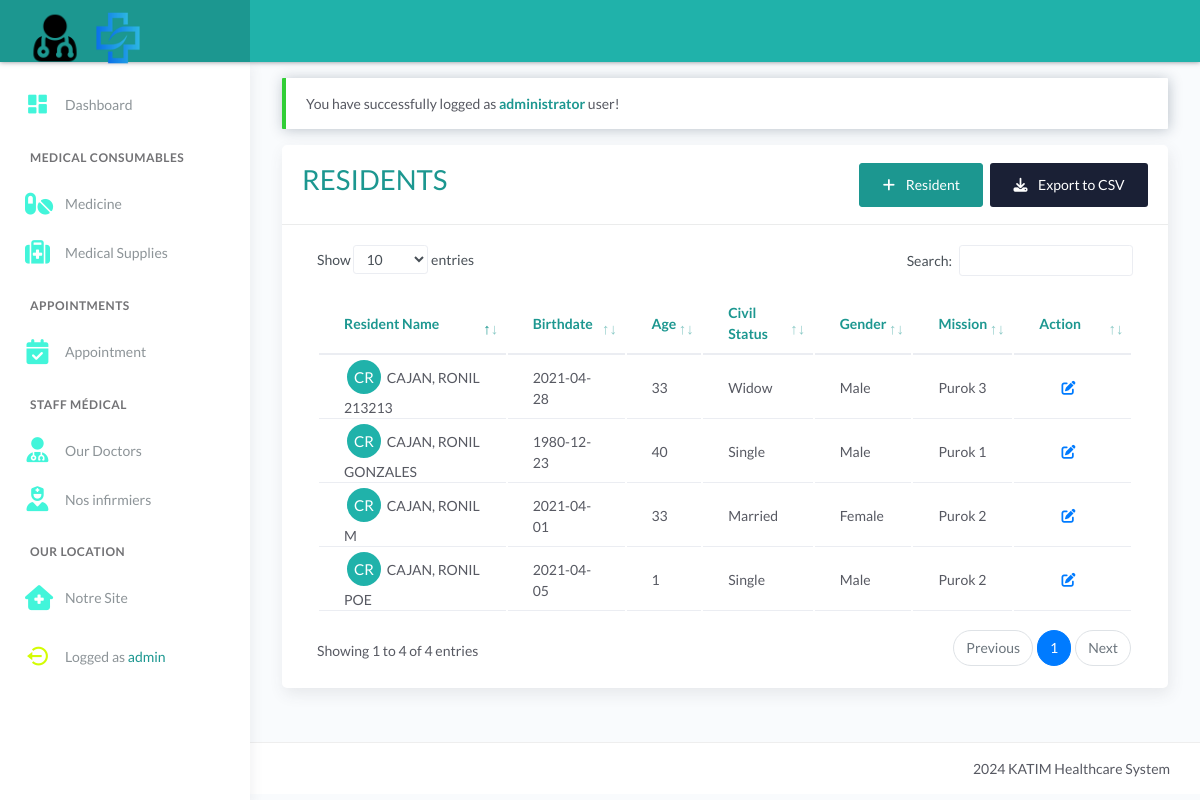
/resident.php (signed in), run on an earlier commit of the app's database.
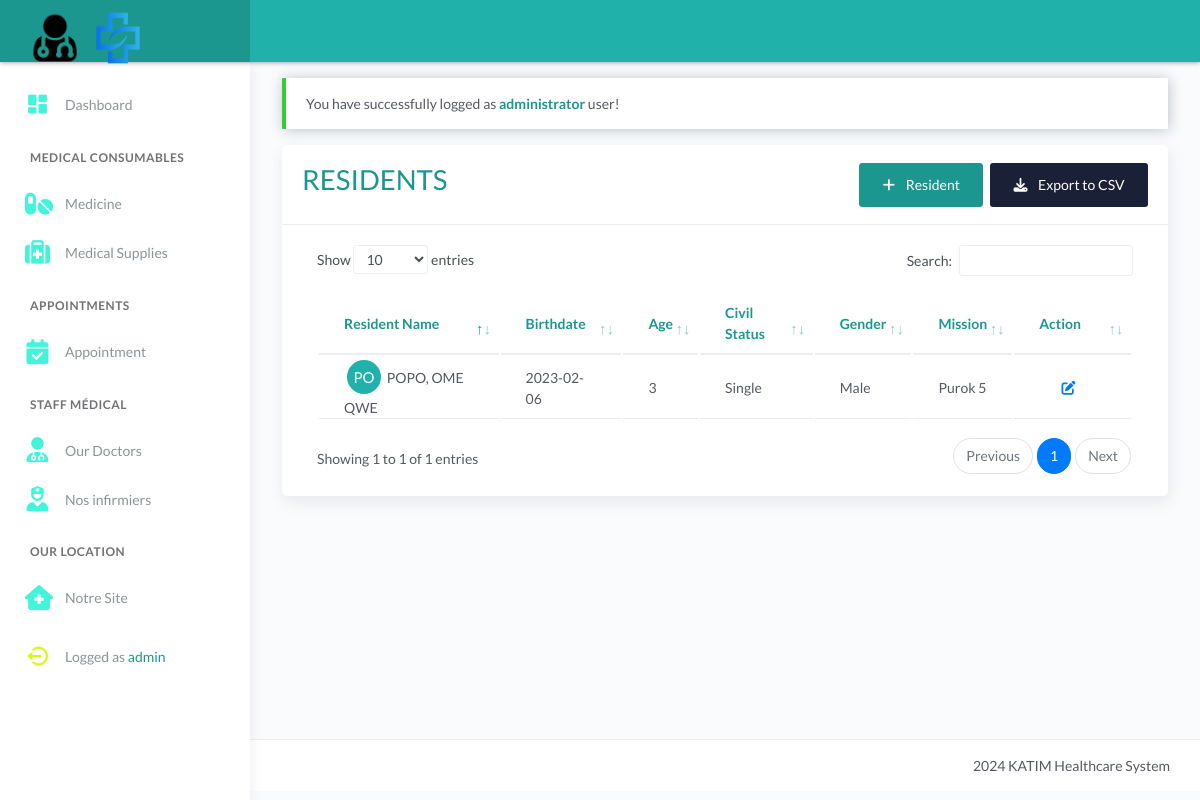
And on a later commit of the database.
### tables this page shows
CREATE TABLE `tblresident` (
  `id` int(11) NOT NULL AUTO_INCREMENT,
  `national_id` varchar(100) DEFAULT NULL,
  `citizenship` varchar(50) DEFAULT NULL,
  `picture` text DEFAULT NULL,
  `firstname` varchar(50) DEFAULT NULL,
  `middlename` varchar(50) DEFAULT NULL,
  `lastname` varchar(50) DEFAULT NULL,
  `alias` varchar(20) DEFAULT NULL,
  `birthplace` varchar(80) DEFAULT NULL,
  `birthdate` date DEFAULT NULL,
  `age` int(11) DEFAULT NULL,
  `civilstatus` varchar(20) DEFAULT NULL,
  `gender` varchar(20) DEFAULT NULL,
  `purok` varchar(50) DEFAULT NULL,
  `voterstatus` varchar(20) DEFAULT NULL,
  `identified_as` varchar(30) DEFAULT NULL,
  `phone` varchar(50) DEFAULT NULL,
  `email` varchar(50) DEFAULT NULL,
  `occupation` varchar(100) DEFAULT NULL,
  `address` text DEFAULT NULL,
  `resident_type` int(11) DEFAULT 1,
  `remarks` text DEFAULT NULL,
  PRIMARY KEY (`id`)
);

### resident.php (the view, shortened to what this page needs)
<?php include 'server/server.php' ?>
<?php
	$query = "SELECT * FROM tblresident ORDER BY id DESC";
    $result = $conn->query($query);
    $resident = array();
	while($row = $result->fetch_assoc()){
		$resident[] = $row;
	}
?>
<!DOCTYPE html>
<html lang="en">
<head>
	<?php include 'templates/header.php' ?>
</head>
<body>
	<div class="wrapper">
		<?php include 'templates/main-header.php' ?>
		<?php include 'templates/sidebar.php' ?>
		<div class="main-panel">
			<div class="content">
				<div class="page-inner">
					<div class="row mt--2">
						<div class="col-md-12">
						<?php if(isset($_SESSION['message'])): ?>
							<div class="alert alert-<?= $_SESSION['success']; ?> <?= $_SESSION['success']=='danger' ? 'bg-danger text-light' : null ?>" role="alert">
								<?php echo $_SESSION['message']; ?>
							</div>
						<?php endif ?>
                            <div class="card">
                                <div class="card-header">
									<div class="card-head-row">
										<div class="card-title text-primary">
											<h1>RESIDENTS</h1>
										</div>
                                        <div class="card-tools">
											<?php if(isset($_SESSION['username']) && $_SESSION['role']!='resident'): ?>
												<a href="resident_add_form.php" class="btn btn-primary mr-1">
													<i class="fa fa-plus mr-2"></i>
													Resident
												</a>
												<button onclick="Export()" class="btn btn-default btn-default">
													<i class="fa fa-download mr-2"></i>
													Export to CSV
												</button>
											<?php endif?>
										</div>
									</div>
								</div>
								<div class="card-body">
									<div class="table-responsive">
										<table id="tblResident" class="display table">
											<thead>
												<tr class="text-primary">
													<th scope="col">Resident Name</th>
													<th scope="col">Birthdate</th>
													<th scope="col">Age</th>
													<th scope="col">Civil Status</th>
                                                    <th scope="col">Gender</th>
													<th scope="col">Mission</th>
													<th scope="col">Action</th>
												</tr>
											</thead>
											<tbody>
												<?php if(!empty($resident)): ?>
													<?php $no=1; foreach($resident as $row): ?>
                                                        <tr>
                                                            <td>
                                                                <div class="avatar avatar-sm">
                                                                    <span class="avatar-title rounded-circle border border-white" style="background-color: lightseagreen"><?= ucwords(strtoupper($row['lastname'][0].$row['firstname'][0])) ?></span>
                                                                </div>
                                                                <?= ucwords(strtoupper($row['lastname'].', '.$row['firstname'].' '.$row['middlename'])) ?>
                                                            </td>
                                                            <td><?= $row['birthdate'] ?></td>
                                                            <td><?= $row['age'] ?></td>
                                                            <td><?= $row['civilstatus'] ?></td>
                                                            <td><?= $row['gender'] ?></td>
                                                            <td><?= $row['purok'] ?></td>
                                                            <td>
																<a href="resident_update_form.php?id=<?= $row['id'] ?>" class="btn btn-link" data-toggle="tooltip" data-placement="top" title="Update">
																	<i class="fa fa-edit mr-2"></i>
																</a>
															</td>
                                                        </tr>
													<?php $no++; endforeach ?>
												<?php endif ?>
											</tbody>
										</table>
									</div>
								</div>
							</div>
						</div>
					</div>
				</div>
			</div>
			<?php include 'templates/main-footer.php' ?>
		</div>
	</div>
</body>
</html>

### templates/header.php (shortened to what this page needs)
<link rel="stylesheet" href="assets/css/bootstrap.min.css">
<link rel="stylesheet" href="assets/css/atlantis.css">
<link rel="stylesheet" href="assets/css/custom.css">

### templates/main-header.php (shortened to what this page needs)
<div class="main-header">
    <div class="logo-header">
        <a href="dashboard.php" class="logo">
            <img src="assets/img/oo.png" style="width: 60px; height:60px;" alt="navbar brand" class="navbar-brand">
 <img
  src="assets/img/kk.png"
  style=" width:60px; height: 70px;color: red"
  alt="navbar brand"
  class="navbar-brand">
        </a>
    </div>
    <nav class="navbar navbar-header navbar-expand-lg" data-background-color="blue2"></nav>
</div>

### templates/sidebar.php (shortened to what this page needs)
<?php
function PageName() {
  return substr( $_SERVER["SCRIPT_NAME"], strrpos($_SERVER["SCRIPT_NAME"],"/") +1);
}
$current_page = PageName();
?>
<link rel="stylesheet" href="https://cdnjs.cloudflare.com/ajax/libs/font-awesome/6.5.1/css/all.min.css"/>
<link href='https://unpkg.com/boxicons@2.1.4/css/boxicons.min.css' rel='stylesheet'>
<link rel="stylesheet" href= https://cdnjs.cloudflare.com/ajax/libs/font-awesome/6.7.1/css/solid.min.css"/>
<link rel="stylesheet" href= https://cdnjs.cloudflare.com/ajax/libs/font-awesome/6.7.1/js/solid.min.js"/>
<link rel="stylesheet" href="https://cdnjs.cloudflare.com/ajax/libs/font-awesome/6.5.1/css/all.min.css" />
<div class="sidebar sidebar-style-2">
    <div class="sidebar-wrapper scrollbar scrollbar-inner">
        <div class="sidebar-content">
            <ul class="nav nav-primary">
                <li class="nav-item <?= $current_page=='dashboard.php' || $current_page=='dashboard_announcement_detail.php' ? 'active' : null ?>">
                    <a href="dashboard.php" >
                        <i style="color: #42f5da; font-size: 25px;" class='bx bxs-dashboard'></i>
                        <p>Dashboard</p>
                    </a>
                </li>
                <li class="nav-section">
                    <h4 class="text-section">MEDICAL CONSUMABLES</h4>
                </li>
                        <li class="nav-item <?= $current_page=='medicine.php' || $current_page=='medicine_add_form.php'  || $current_page=='medicine_update_form.php' ? 'active' : null ?>">
                            <a href="medicine.php" >
                                <i class="fas fa-pills" style="color: #42f5da; font-size: 25px;"></i>
                                <p>Medicine</p>
                            </a>
                        </li>
                        <li class="nav-item <?= $current_page=='supplies.php' || $current_page=='supplies_update_form.php' || $current_page=='supplies_add_form.php' ? 'active' : null ?>">
                            <a href="supplies.php" >
                                <i style="color: #42f5da; font-size: 25px;" class="fas fa-medkit"></i>
                                <p>Medical Supplies</p>
                            </a>
                        </li>
                <li class="nav-section">
                    <h4 class="text-section">APPOINTMENTS</h4>
                </li>
                        <li class="nav-item <?= $current_page=='appointment.php' || $current_page=='appointment_detail.php' || $current_page=='appointment_add_form.php' || $current_page=='appointment_update_form.php' ? 'active' : null ?>">
                            <a href="appointment.php" >
                               <i style="color: #42f5da; font-size: 25px;" class="fa-solid fa-calendar-check"></i>
                                <p>Appointment</p>
                            </a>
                        </li>
                <?php if(isset($_SESSION['username']) && $_SESSION['role']!='medical-admin'): ?>
                <li class="nav-section">
                    <h4 class="text-section">Staff Médical</h4>
                </li>
                        <li class="nav-item <?= $current_page=='officials.php' ? 'active' : null ?>">
                            <a href="officials.php" >
                           <i class="fa-solid fa-user-doctor" style="color: #42f5da; font-size: 25px;"></i>
                                <p>Our Doctors</p>
                            </a>
                        </li>
                        <li class="nav-item <?= $current_page=='nurse.php' ? 'active' : null ?>">
                             <a href="nurse.php" >
                      <i class="fa-solid fa-user-nurse" style="color: #42f5da; font-size: 25px;"></i>
                                <p>Nos infirmiers</p>
                            </a>
                        </li>
                        <?php endif ?>
                <li class="nav-section">
                    <h4 class="text-section">Our location</h4>
                </li>
                        <li class="nav-item <?= $current_page=='barangay-info.php' || $current_page=='appointment_detail.php' || $current_page=='appointment_add_form.php' || $current_page=='appointment_update_form.php' ? 'active' : null ?>">
                            <a href="barangay-info.php" >
                             <i style="color: #42f5da; font-size: 25px;" class="fa-solid fa-house-medical"></i>
                                <p>Notre Site</p>
                            </a>
                        </li>
                <li class="nav-item " style="position: relative;top: 10px; display: inline-block;">
                    <a href="model/logout.php">
                        <i class="bx bx-log-out-circle" style="color: #d3fc03; font-size: 25px;"></i>
                        <p>Logged as <span class='text-primary'><?php echo $_SESSION['username']; ?></span></p>
                    </a>
                </li>
            </ul>
        </div>
    </div>
</div>

### templates/main-footer.php (shortened to what this page needs)
<footer class="footer">
    <div class="container-fluid">
        <div class="copyright ml-auto">
            2024 KATIM Healthcare System
        </div>
    </div>
</footer>

### templates/main-header.php (style rules this page uses)
.navbar-header[data-background-color="blue2"] { background: lightseagreen !important; }
.logo-header { background: #1c9790 !important; }

### resident.php (style rules this page uses)
.text-primary, .text-primary a { color: #1c9790 !important; }
.btn-primary, .btn-primary:hover, .btn-primary:focus, .btn-primary:disabled { background: #1c9790 !important; border-color: #1c9790 !important; }

What changed in the data, as far as the page shows it:
removed tblresident: lastname+firstname "CR", lastname+firstname+middlename "CAJAN, RONIL 213213", birthdate "2021-04-28", age "33", civilstatus "Widow", gender "Male", purok "Purok 3"
removed tblresident: lastname+firstname "CR", lastname+firstname+middlename "CAJAN, RONIL M", birthdate "2021-04-01", age "33", civilstatus "Married", gender "Female", purok "Purok 2"
removed tblresident: lastname+firstname "CR", lastname+firstname+middlename "CAJAN, RONIL POE", birthdate "2021-04-05", age "1", civilstatus "Single", gender "Male", purok "Purok 2"
removed tblresident: lastname+firstname "CR", lastname+firstname+middlename "CAJAN, RONIL GONZALES", birthdate "1980-12-23", age "40", civilstatus "Single", gender "Male", purok "Purok 1"
added tblresident: lastname+firstname "PO", lastname+firstname+middlename "POPO, OME QWE", birthdate "2023-02-06", age "3", civilstatus "Single", gender "Male", purok "Purok 5"
Also different on the page:
text written by a page script: "Show entries Search: Showing 1 to 4 of 4 entries Previous 1 Next" → "Show entries Search: Showing 1 to 1 of 1 entries Previous 1 Next"
